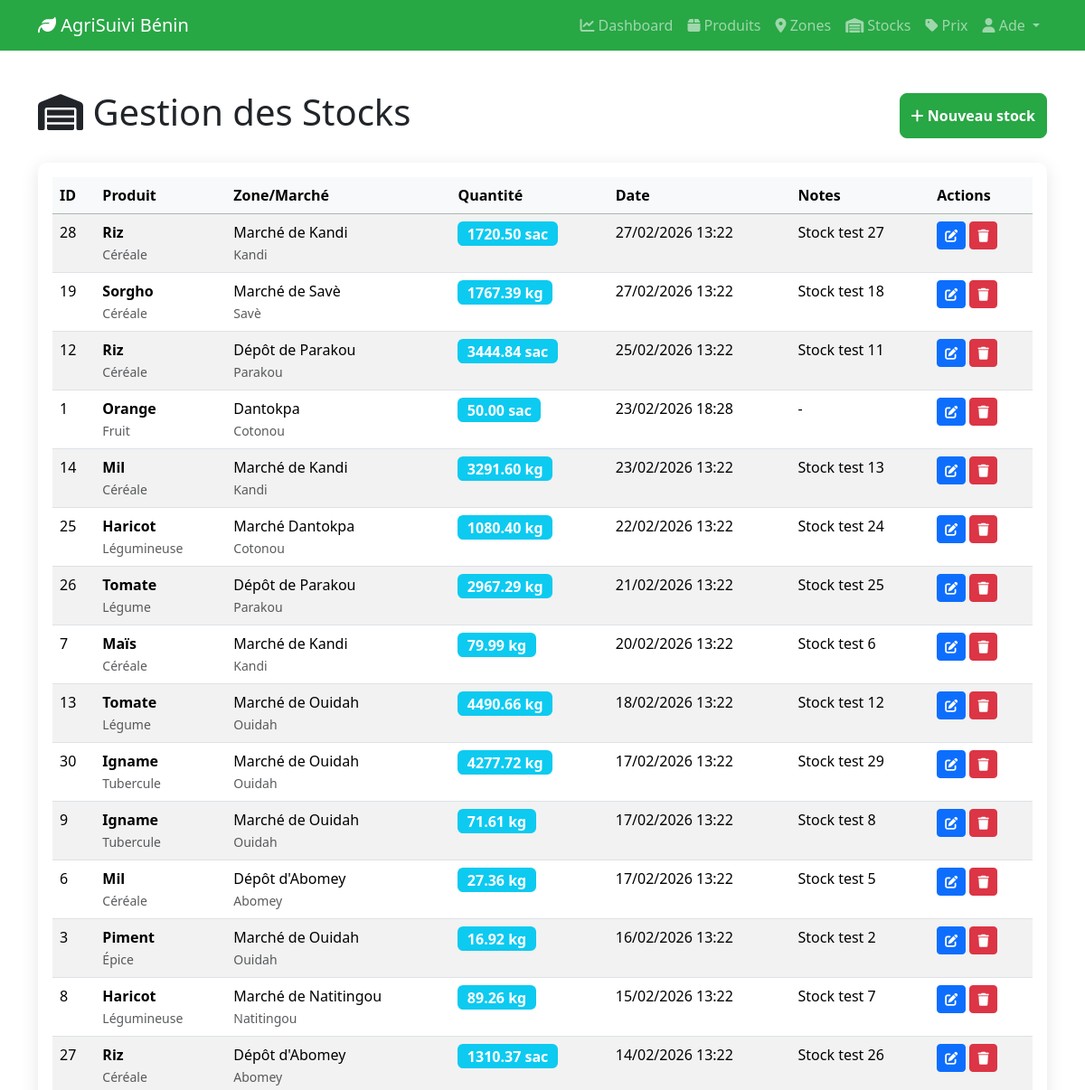
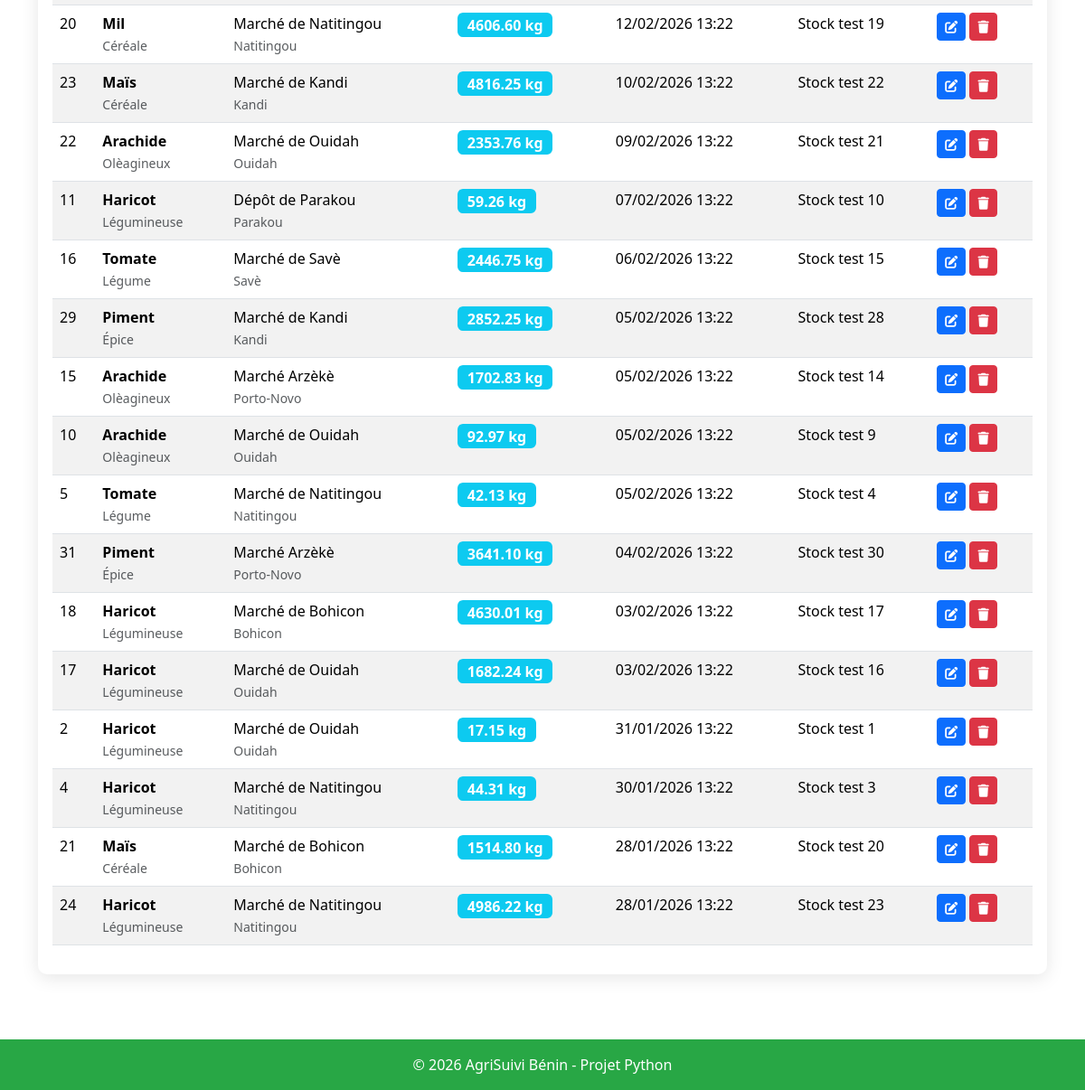
The app's page /stocks (signed in) with its own data (2 pictures, top to bottom).
### models.py (models this page shows)
class User(Base):
    __tablename__ = "users"
    id = Column(Integer, primary_key=True, index=True)
    username = Column(String(50), unique=True, index=True)
    email = Column(String(100), unique=True, index=True)
    hashed_password = Column(String(200))
    is_active = Column(Boolean, default=True)
    is_admin = Column(Boolean, default=False)
    created_at = Column(DateTime, default=datetime.now)

class Stock(Base):
    __tablename__ = "stocks"
    id = Column(Integer, primary_key=True, index=True)
    product_id = Column(Integer, ForeignKey("products.id"))
    zone_id = Column(Integer, ForeignKey("zones.id"))
    quantity = Column(Float)
    date = Column(DateTime, default=datetime.now)
    notes = Column(Text, nullable=True)
    created_by = Column(Integer, ForeignKey("users.id"), nullable=True)
    product = relationship("Product", back_populates="stocks")
    zone = relationship("Zone", back_populates="stocks")
    creator = relationship("User")

class Product(Base):
    __tablename__ = "products"
    id = Column(Integer, primary_key=True, index=True)
    name = Column(String(100), index=True)
    category = Column(String(50))
    unit = Column(String(20))
    description = Column(Text, nullable=True)
    created_at = Column(DateTime, default=datetime.now)
    created_by = Column(Integer, ForeignKey("users.id"), nullable=True)
    stocks = relationship("Stock", back_populates="product")
    prices = relationship("Price", back_populates="product")
    creator = relationship("User")

class Zone(Base):
    __tablename__ = "zones"
    id = Column(Integer, primary_key=True, index=True)
    name = Column(String(100), index=True)
    type = Column(String(50))
    department = Column(String(50))
    city = Column(String(100))
    created_at = Column(DateTime, default=datetime.now)
    stocks = relationship("Stock", back_populates="zone")
    prices = relationship("Price", back_populates="zone")

### main.py (the view)
@app.get("/stocks")
async def list_stocks(request: Request, db: Session = Depends(get_db)):
    user = getattr(request.state, 'user', None)
    if not user:
        return RedirectResponse(url="/login", status_code=303)
    stocks = db.query(models.Stock).order_by(models.Stock.date.desc()).all()
    return templates.TemplateResponse(
        "stocks/list.html",
        {"request": request, "stocks": stocks}
    )

### templates/stocks/list.html (shortened to what this page needs)
{% extends "base.html" %}
{% block content %}
<div class="d-flex justify-content-between align-items-center mb-4">
    <h1><i class="fas fa-warehouse"></i> Gestion des Stocks</h1>
    <a href="/stocks/add" class="btn btn-success">
        <i class="fas fa-plus"></i> Nouveau stock
    </a>
</div>
<div class="card">
    <div class="card-body">
        <table class="table table-striped table-hover">
            <thead class="table-success">
                <tr>
                    <th>ID</th>
                    <th>Produit</th>
                    <th>Zone/Marché</th>
                    <th>Quantité</th>
                    <th>Date</th>
                    <th>Notes</th>
                    <th>Actions</th>
                </tr>
            </thead>
            <tbody>
                {% for stock in stocks %}
                <tr>
                    <td>{{ stock.id }}</td>
                    <td>
                        <strong>{{ stock.product.name }}</strong><br>
                        <small class="text-muted">{{ stock.product.category }}</small>
                    </td>
                    <td>
                        {{ stock.zone.name }}<br>
                        <small class="text-muted">{{ stock.zone.city }}</small>
                    </td>
                    <td>
                        <span class="badge bg-info fs-6">
                            {{ "%.2f"|format(stock.quantity) }} {{ stock.product.unit }}
                        </span>
                    </td>
                    <td>{{ stock.date.strftime('%d/%m/%Y %H:%M') }}</td>
                    <td>{{ stock.notes or '-' }}</td>
                    <td>
                        <a href="/stocks/edit/{{ stock.id }}" class="btn btn-sm btn-primary" title="Modifier">
                            <i class="fas fa-edit"></i>
                        </a>
                        <a href="/stocks/delete/{{ stock.id }}" class="btn btn-sm btn-danger"
                           onclick="return confirm('Supprimer ce stock ?')" title="Supprimer">
                            <i class="fas fa-trash"></i>
                        </a>
                    </td>
                </tr>
                {% else %}
                <tr>
                    <td colspan="7" class="text-center">Aucun stock enregistré</td>
                </tr>
                {% endfor %}
            </tbody>
        </table>
    </div>
</div>
{% endblock %}

### templates/base.html (shortened to what this page needs)
<!DOCTYPE html>
<html lang="fr">
<head>
    <link href="https://cdn.jsdelivr.net/npm/bootstrap@5.3.2/dist/css/bootstrap.min.css" rel="stylesheet">
    <link rel="stylesheet" href="https://cdnjs.cloudflare.com/ajax/libs/font-awesome/6.4.2/css/all.min.css">
    <link rel="stylesheet" href="/static/css/style.css">
</head>
<body>
    <nav class="navbar navbar-expand-lg navbar-dark bg-success">
        <div class="container">
            <a class="navbar-brand" href="/">
                <i class="fas fa-leaf"></i> AgriSuivi Bénin
            </a>
            <div class="collapse navbar-collapse" id="navbarNav">
                <ul class="navbar-nav ms-auto">
    <li class="nav-item">
        <a class="nav-link" href="/dashboard"><i class="fas fa-chart-line"></i> Dashboard</a>
    </li>
    {% if get_user(request) %}
    <li class="nav-item">
        <a class="nav-link" href="/products"><i class="fas fa-box"></i> Produits</a>
    </li>
    <li class="nav-item">
        <a class="nav-link" href="/zones"><i class="fas fa-map-marker-alt"></i> Zones</a>
    </li>
    <li class="nav-item">
        <a class="nav-link" href="/stocks"><i class="fas fa-warehouse"></i> Stocks</a>
    </li>
    <li class="nav-item">
        <a class="nav-link" href="/prices"><i class="fas fa-tag"></i> Prix</a>
    </li>
    <li class="nav-item dropdown">
        <a class="nav-link dropdown-toggle" href="#" id="userDropdown" role="button" data-bs-toggle="dropdown">
            <i class="fas fa-user"></i> {{ get_user(request).username }}
        </a>
    </li>
    {% endif %}
</ul>
            </div>
        </div>
    </nav>
    <main class="container my-4">
        {% block content %}{% endblock %}
    </main>
    <footer class="bg-light text-center text-lg-start mt-5">
        <div class="text-center p-3 bg-success text-white">
            © 2026 AgriSuivi Bénin - Projet Python
        </div>
    </footer>
</body>
</html>

### static/css/style.css (style rules this page uses)
body { min-height: 100vh; display: flex; flex-direction: column; }
footer { margin-top: auto; }
.card { box-shadow: 0 2px 4px rgba(0,0,0,0.1); transition: transform 0.2s; }
.navbar { margin-bottom: 20px; }
.table th { background-color: #f8f9fa; }
.bg-success { background-color: #28a745 !important; }
.btn-success { background-color: #28a745; border-color: #28a745; }
.card { border: none; border-radius: 10px; box-shadow: 0 4px 20px rgba(0,0,0,0.1); }
.btn-success { padding: 12px; border-radius: 8px; font-weight: 600; transition: all 0.3s; }

### records on screen
User: username "Ade"
Stock: id "28", product.name "Riz", product.category "Céréale", zone.name "Marché de Kandi", zone.city "Kandi", quantity "1720.50", product.unit "sac", date "27/02/2026 13:22", notes "Stock test 27"
Stock: id "19", product.name "Sorgho", product.category "Céréale", zone.name "Marché de Savè", zone.city "Savè", quantity "1767.39", product.unit "kg", date "27/02/2026 13:22", notes "Stock test 18"
Stock: id "12", product.name "Riz", product.category "Céréale", zone.name "Dépôt de Parakou", zone.city "Parakou", quantity "3444.84", product.unit "sac", date "25/02/2026 13:22", notes "Stock test 11"
Stock: id "1", product.name "Orange", product.category "Fruit", zone.name "Dantokpa", zone.city "Cotonou", quantity "50.00", product.unit "sac", date "23/02/2026 18:28", notes "-"
Stock: id "14", product.name "Mil", product.category "Céréale", zone.name "Marché de Kandi", zone.city "Kandi", quantity "3291.60", product.unit "kg", date "23/02/2026 13:22", notes "Stock test 13"
Stock: id "25", product.name "Haricot", product.category "Légumineuse", zone.name "Marché Dantokpa", zone.city "Cotonou", quantity "1080.40", product.unit "kg", date "22/02/2026 13:22", notes "Stock test 24"
Stock: id "26", product.name "Tomate", product.category "Légume", zone.name "Dépôt de Parakou", zone.city "Parakou", quantity "2967.29", product.unit "kg", date "21/02/2026 13:22", notes "Stock test 25"
Stock: id "7", product.name "Maïs", product.category "Céréale", zone.name "Marché de Kandi", zone.city "Kandi", quantity "79.99", product.unit "kg", date "20/02/2026 13:22", notes "Stock test 6"
Stock: id "13", product.name "Tomate", product.category "Légume", zone.name "Marché de Ouidah", zone.city "Ouidah", quantity "4490.66", product.unit "kg", date "18/02/2026 13:22", notes "Stock test 12"
Stock: id "30", product.name "Igname", product.category "Tubercule", zone.name "Marché de Ouidah", zone.city "Ouidah", quantity "4277.72", product.unit "kg", date "17/02/2026 13:22", notes "Stock test 29"
Stock: id "9", product.name "Igname", product.category "Tubercule", zone.name "Marché de Ouidah", zone.city "Ouidah", quantity "71.61", product.unit "kg", date "17/02/2026 13:22", notes "Stock test 8"
Stock: id "6", product.name "Mil", product.category "Céréale", zone.name "Dépôt d'Abomey", zone.city "Abomey", quantity "27.36", product.unit "kg", date "17/02/2026 13:22", notes "Stock test 5"
Stock: id "3", product.name "Piment", product.category "Épice", zone.name "Marché de Ouidah", zone.city "Ouidah", quantity "16.92", product.unit "kg", date "16/02/2026 13:22", notes "Stock test 2"
Stock: id "8", product.name "Haricot", product.category "Légumineuse", zone.name "Marché de Natitingou", zone.city "Natitingou", quantity "89.26", product.unit "kg", date "15/02/2026 13:22", notes "Stock test 7"
Stock: id "27", product.name "Riz", product.category "Céréale", zone.name "Dépôt d'Abomey", zone.city "Abomey", quantity "1310.37", product.unit "sac", date "14/02/2026 13:22", notes "Stock test 26"
Stock: id "20", product.name "Mil", product.category "Céréale", zone.name "Marché de Natitingou", zone.city "Natitingou", quantity "4606.60", product.unit "kg", date "12/02/2026 13:22", notes "Stock test 19"
Stock: id "23", product.name "Maïs", product.category "Céréale", zone.name "Marché de Kandi", zone.city "Kandi", quantity "4816.25", product.unit "kg", date "10/02/2026 13:22", notes "Stock test 22"
Stock: id "22", product.name "Arachide", product.category "Olèagineux", zone.name "Marché de Ouidah", zone.city "Ouidah", quantity "2353.76", product.unit "kg", date "09/02/2026 13:22", notes "Stock test 21"
Stock: id "11", product.name "Haricot", product.category "Légumineuse", zone.name "Dépôt de Parakou", zone.city "Parakou", quantity "59.26", product.unit "kg", date "07/02/2026 13:22", notes "Stock test 10"
Stock: id "16", product.name "Tomate", product.category "Légume", zone.name "Marché de Savè", zone.city "Savè", quantity "2446.75", product.unit "kg", date "06/02/2026 13:22", notes "Stock test 15"
Stock: id "29", product.name "Piment", product.category "Épice", zone.name "Marché de Kandi", zone.city "Kandi", quantity "2852.25", product.unit "kg", date "05/02/2026 13:22", notes "Stock test 28"
Stock: id "15", product.name "Arachide", product.category "Olèagineux", zone.name "Marché Arzèkè", zone.city "Porto-Novo", quantity "1702.83", product.unit "kg", date "05/02/2026 13:22", notes "Stock test 14"
Stock: id "10", product.name "Arachide", product.category "Olèagineux", zone.name "Marché de Ouidah", zone.city "Ouidah", quantity "92.97", product.unit "kg", date "05/02/2026 13:22", notes "Stock test 9"
Stock: id "5", product.name "Tomate", product.category "Légume", zone.name "Marché de Natitingou", zone.city "Natitingou", quantity "42.13", product.unit "kg", date "05/02/2026 13:22", notes "Stock test 4"
Stock: id "31", product.name "Piment", product.category "Épice", zone.name "Marché Arzèkè", zone.city "Porto-Novo", quantity "3641.10", product.unit "kg", date "04/02/2026 13:22", notes "Stock test 30"
Stock: id "18", product.name "Haricot", product.category "Légumineuse", zone.name "Marché de Bohicon", zone.city "Bohicon", quantity "4630.01", product.unit "kg", date "03/02/2026 13:22", notes "Stock test 17"
Stock: id "17", product.name "Haricot", product.category "Légumineuse", zone.name "Marché de Ouidah", zone.city "Ouidah", quantity "1682.24", product.unit "kg", date "03/02/2026 13:22", notes "Stock test 16"
Stock: id "2", product.name "Haricot", product.category "Légumineuse", zone.name "Marché de Ouidah", zone.city "Ouidah", quantity "17.15", product.unit "kg", date "31/01/2026 13:22", notes "Stock test 1"
Stock: id "4", product.name "Haricot", product.category "Légumineuse", zone.name "Marché de Natitingou", zone.city "Natitingou", quantity "44.31", product.unit "kg", date "30/01/2026 13:22", notes "Stock test 3"
Stock: id "21", product.name "Maïs", product.category "Céréale", zone.name "Marché de Bohicon", zone.city "Bohicon", quantity "1514.80", product.unit "kg", date "28/01/2026 13:22", notes "Stock test 20"
Stock: id "24", product.name "Haricot", product.category "Légumineuse", zone.name "Marché de Natitingou", zone.city "Natitingou", quantity "4986.22", product.unit "kg", date "28/01/2026 13:22", notes "Stock test 23"
